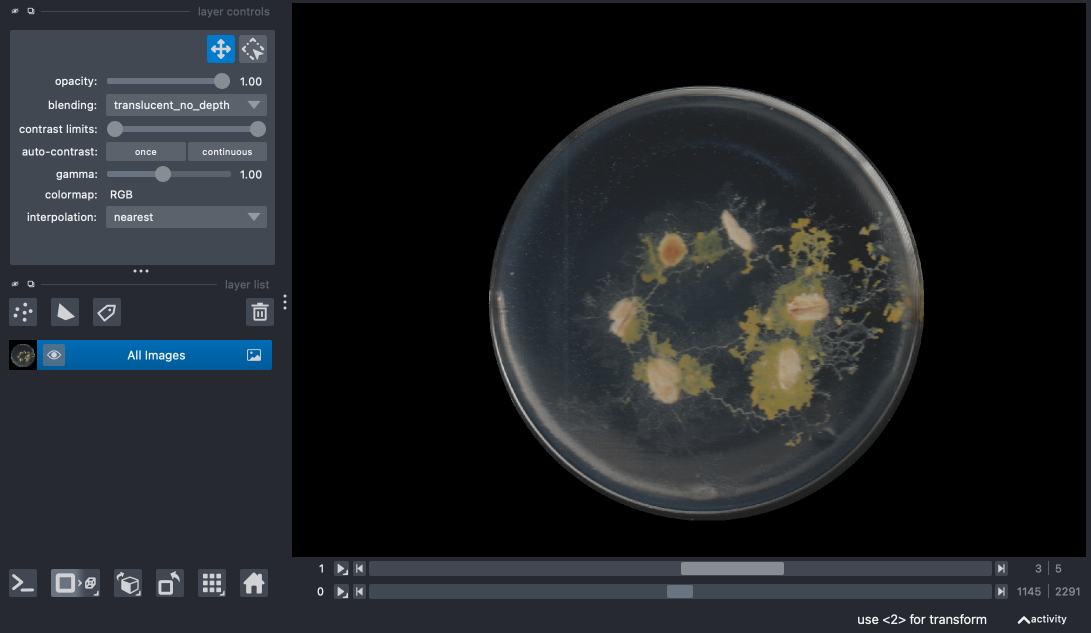
#> input picture laboratory/visualize_dish_detection/cover.png, 2182 x 1266 px (shown at 1/2 size)
$ python -i main.py   (imports and definitions only)
#> lines starting #> are read from the running program, lines starting #| are printed output that depends on the picture; after the words box and inside, x2 and y2 are one past the last pixel; in counts of white or black regions, pixels touching at a corner belong together
# /// script
# title = "Visualize Physarum Petri Dish Detection"
# description = "Demonstration tool for visualizing the glass petri dish detection used in physarum zarr conversion"
# author = "Kyle Harrington <atrium@kyleharrington.com>"
# license = "MIT"
# version = "0.2.0"
# keywords = ["physarum", "image-processing", "circular-detection", "visualization", "glass-dish"]
# classifiers = [
#     "Development Status :: 4 - Beta",
#     "Intended Audience :: Science/Research",
#     "License :: OSI Approved :: MIT License",
#     "Programming Language :: Python :: 3.12",
#     "Topic :: Scientific/Engineering :: Bio-Informatics",
#     "Topic :: Scientific/Engineering :: Image Processing"
# ]
# requires-python = ">=3.11"
# dependencies = [
#     "numpy>=1.24.0",
#     "pillow>=10.0.0",
#     "typer>=0.9.0",
#     "opencv-python>=4.8.0",
#     "scikit-image>=0.21.0",
#     "matplotlib>=3.7.0"
# ]
# ///

import os
import numpy as np
from PIL import Image
import typer
from pathlib import Path
import cv2
from skimage import measure, filters, exposure, morphology, feature
import matplotlib.pyplot as plt
from matplotlib.patches import Circle

# [1 line that did not run here, left out]

# [34 lines left out: functions detect_dish_layout, extract_dish_region, not called in this run]

def detect_glass_dish(image: np.ndarray,
                     margin_factor: float = 0.03,
                     downsample_ratio: float = 0.5) -> tuple:
    """
    Specialized detection for glass petri dishes with clear boundaries

    Args:
        image: Input image (single dish region)
        margin_factor: How much margin to leave from the edges (0-1)
        downsample_ratio: Ratio to downsample image for processing (0-1)

    Returns:
        tuple: (center_x, center_y, radius, mask, method)
    """
#> called with margin_factor = 0.03, downsample_ratio = 0.5
    # Get original image dimensions
    orig_height, orig_width = image.shape[:2]
#> orig_height = 1266; orig_width = 2182

    # Downsample if requested
    if downsample_ratio < 1.0:
        # Calculate new dimensions
        new_width = int(orig_width * downsample_ratio)
#> new_width = 1091
        new_height = int(orig_height * downsample_ratio)
#> new_height = 633

        # Ensure minimum size
        new_width = max(new_width, 100)
        new_height = max(new_height, 100)

        # Resize image
        resized = cv2.resize(image, (new_width, new_height), interpolation=cv2.INTER_AREA)
    else:
        resized = image.copy()
        new_width, new_height = orig_width, orig_height

    # Convert to grayscale if needed
    if len(resized.shape) == 3:
        gray = cv2.cvtColor(resized, cv2.COLOR_RGB2GRAY)
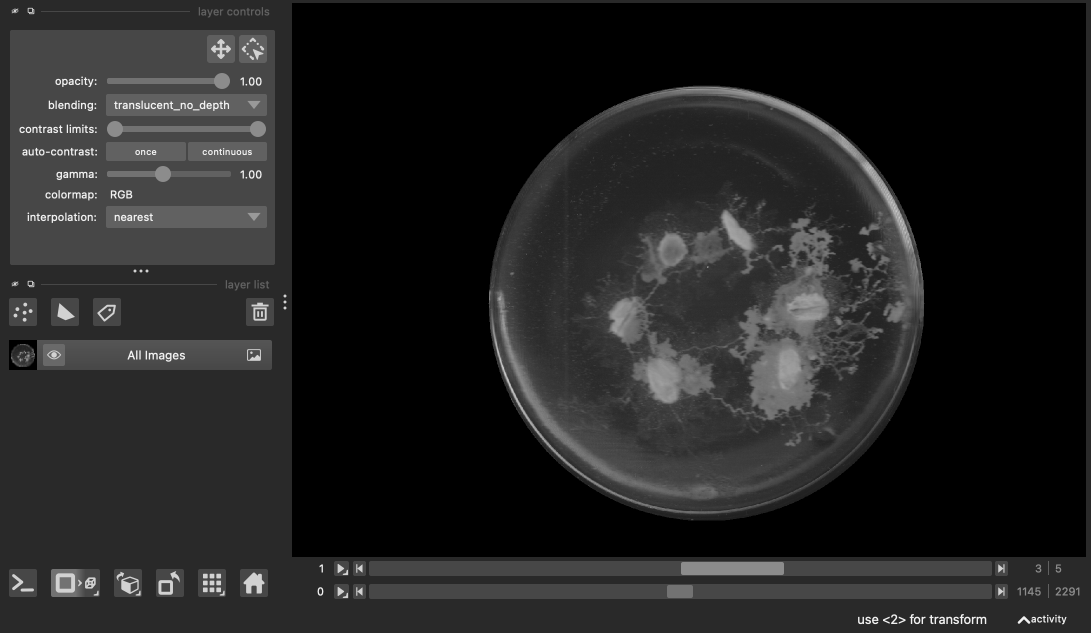
#> gray: shape (633, 1091); min 0, max 241, mean 34.9
    else:
        gray = resized.copy()

    # Apply histogram equalization to enhance contrast
    gray_eq = exposure.equalize_hist(gray)
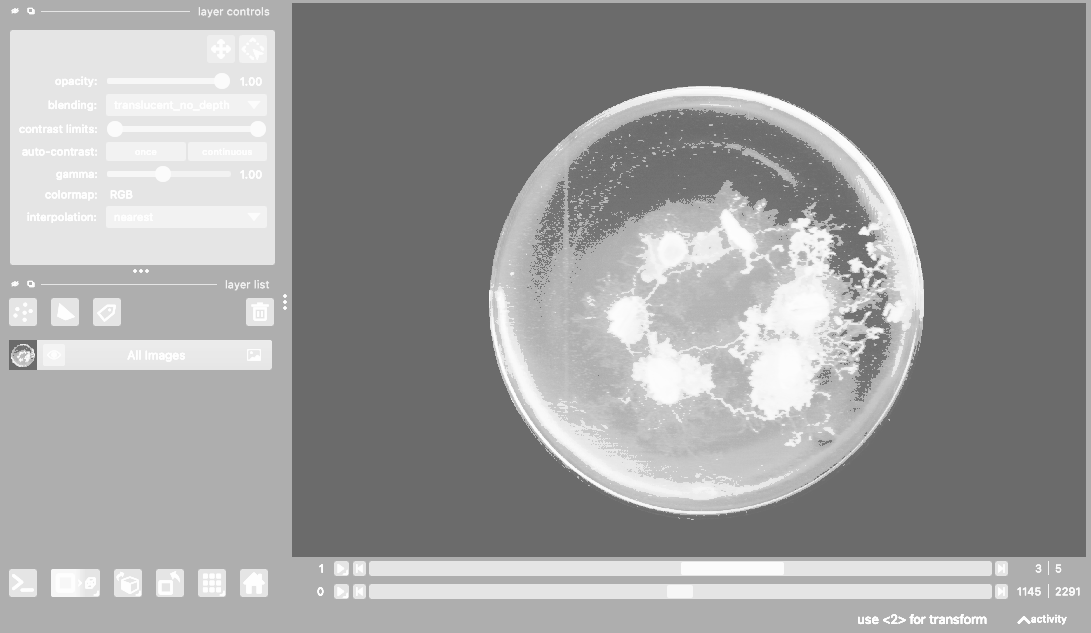
#> gray_eq: shape (633, 1091) float64; min 0.421, max 1, mean 0.619
    gray_eq = (gray_eq * 255).astype(np.uint8)

    # Create edge images using different methods
    edges1 = cv2.Canny(gray_eq, 50, 150)
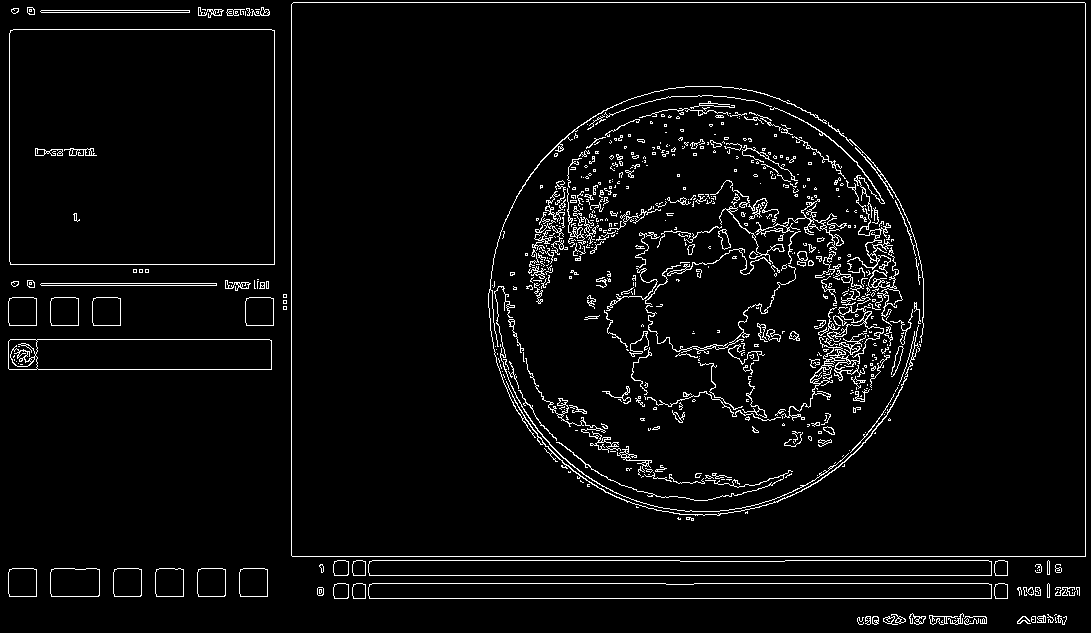
#> edges1: shape (633, 1091); 4.1% white in thin lines or dots
    edges2 = feature.canny(gray, sigma=2)
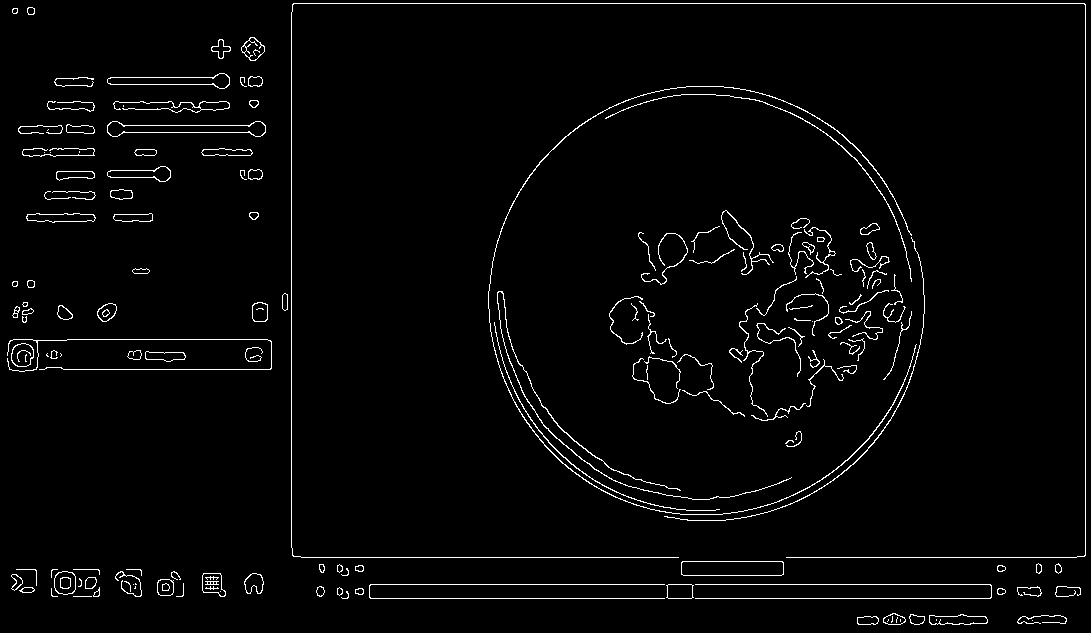
#> edges2: shape (633, 1091) bool; 2.5% white in thin lines or dots

    # Combine edge images
    edges = np.maximum(edges1, edges2.astype(np.uint8) * 255)
#> edges: shape (633, 1091); 5.8% white in thin lines or dots

    # Dilate edges to connect gaps
    kernel = np.ones((3, 3), np.uint8)
    edges = cv2.dilate(edges, kernel, iterations=1)
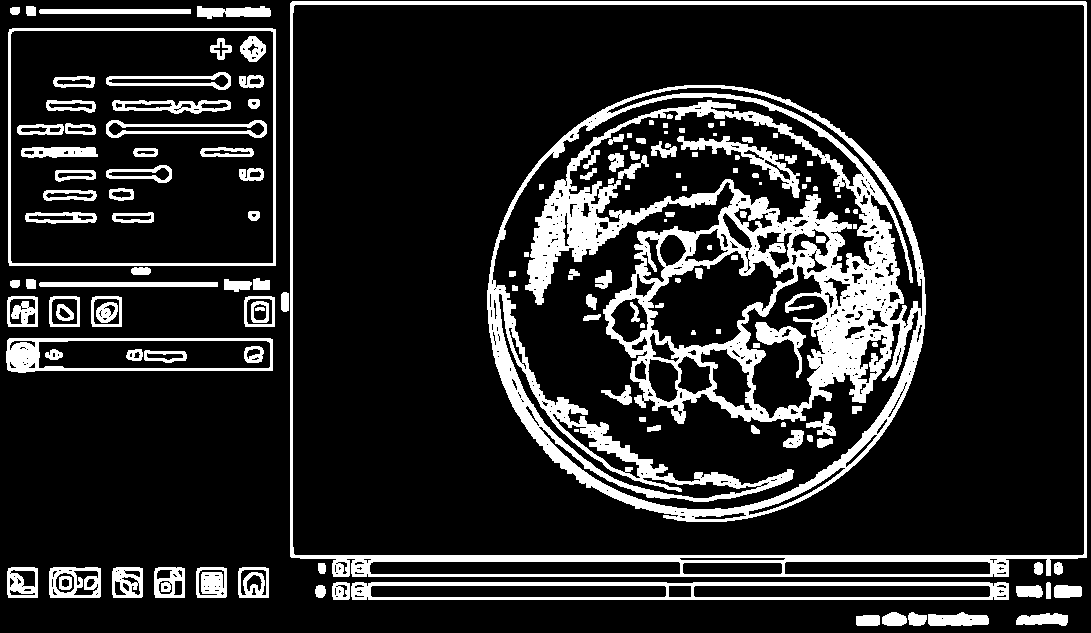
#> edges: shape (633, 1091); 15.6% white; 145 white regions (6 under 20 px), largest, box (x1, y1, x2, y2) and area: (487, 85, 926, 522) 53319, (290, 1, 1087, 577) 14289, (351, 582, 1009, 600) 4976

    # Apply circular Hough transform with parameters tuned for glass petri dishes
    circles = cv2.HoughCircles(
        gray_eq,
        cv2.HOUGH_GRADIENT,
        dp=1,
        minDist=min(new_width, new_height) * 0.8,  # Only detect one circle
        param1=30,  # Lower threshold for edge detection
        param2=30,  # Accumulator threshold (lower = more circles)
        minRadius=int(min(new_height, new_width) * (0.3 + margin_factor)),
        maxRadius=int(min(new_height, new_width) * (0.5 - margin_factor))
    )
#> circles = [[705.5, 298.5, 212.9]]

    # If circles are detected
    if circles is not None:
        # Get the circle with highest detection confidence
        x, y, r = np.round(circles[0, 0]).astype(int)
#> x = 706; y = 298; r = 213

        # Create mask
        mask = np.zeros((new_height, new_width), dtype=np.uint8)
        cv2.circle(mask, (x, y), r, 255, -1)
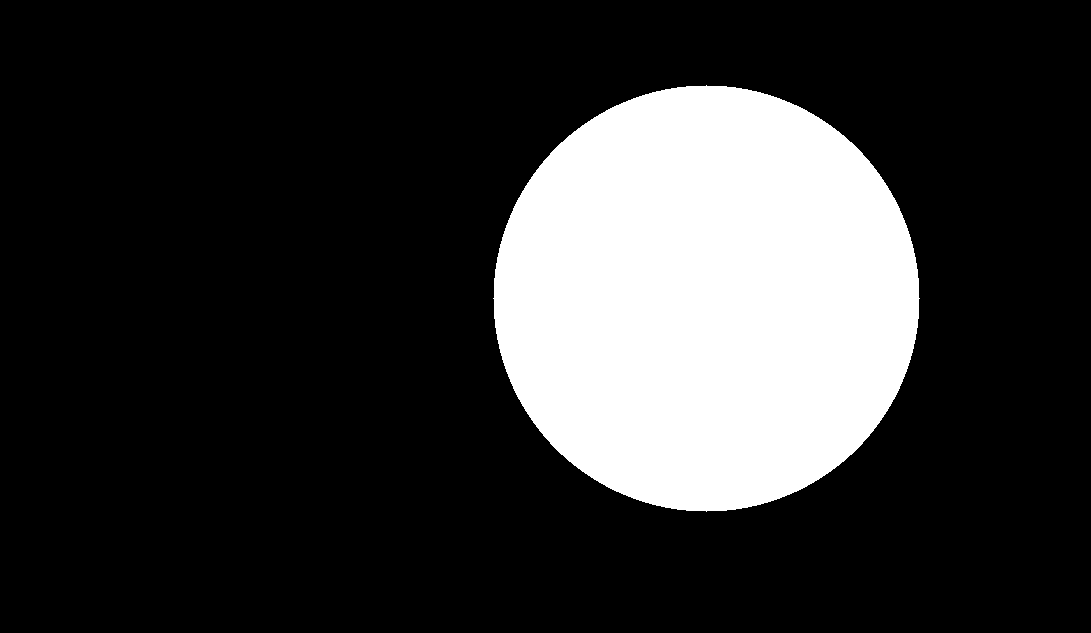
#> mask: shape (633, 1091); 20.6% white; 1 white region, box (x1, y1, x2, y2) and area: (493, 85, 920, 512) 142493

        # If downsampled, scale back the coordinates and mask
        if downsample_ratio < 1.0:
            scale = 1.0 / downsample_ratio
            x_orig = int(x * scale)
#> x_orig = 1412
            y_orig = int(y * scale)
#> y_orig = 596
            r_orig = int(r * scale)
#> r_orig = 426

            # Create full-size mask
            full_mask = np.zeros((orig_height, orig_width), dtype=np.uint8)
            cv2.circle(full_mask, (x_orig, y_orig), r_orig, 255, -1)
#> full_mask: shape (1266, 2182); 20.6% white; 1 white region, box (x1, y1, x2, y2) and area: (986, 170, 1839, 1023) 570085

            return x_orig, y_orig, r_orig, full_mask > 0, "hough"
        else:
            return x, y, r, mask > 0, "hough"

    # If Hough transform fails, try direct edge-based detection
    try:
        # Find contours in edge image
        contours, _ = cv2.findContours(edges, cv2.RETR_EXTERNAL, cv2.CHAIN_APPROX_SIMPLE)

        if contours:
            # Filter contours by area and circularity
            candidates = []
            for contour in contours:
                area = cv2.contourArea(contour)
                if area < 100:  # Skip tiny contours
                    continue

                perimeter = cv2.arcLength(contour, True)
                if perimeter == 0:
                    continue

                circularity = 4 * np.pi * area / (perimeter ** 2)

                # Calculate how central the contour is
                moments = cv2.moments(contour)
                if moments["m00"] > 0:
                    cx = int(moments["m10"] / moments["m00"])
                    cy = int(moments["m01"] / moments["m00"])

                    # Distance from center
                    center_dist = np.sqrt((cx - new_width/2)**2 + (cy - new_height/2)**2)
                    center_dist_ratio = center_dist / (min(new_width, new_height) / 2)

                    candidates.append((contour, circularity, area, center_dist_ratio))

            if candidates:
                # Sort by combination of circularity, area, and centrality
                candidates.sort(key=lambda x: (-x[1] * 0.5 - (x[2] / (new_width * new_height)) * 0.3 - (1 - x[3]) * 0.2))
                best_contour = candidates[0][0]

                # Fit circle to contour
                (x, y), radius = cv2.minEnclosingCircle(best_contour)
                x, y, radius = int(x), int(y), int(radius)

                # Create mask
                mask = np.zeros((new_height, new_width), dtype=np.uint8)
                cv2.circle(mask, (x, y), radius, 255, -1)

                # If downsampled, scale back the coordinates and mask
                if downsample_ratio < 1.0:
                    scale = 1.0 / downsample_ratio
                    x_orig = int(x * scale)
                    y_orig = int(y * scale)
                    r_orig = int(radius * scale)

                    # Create full-size mask
                    full_mask = np.zeros((orig_height, orig_width), dtype=np.uint8)
                    cv2.circle(full_mask, (x_orig, y_orig), r_orig, 255, -1)

                    return x_orig, y_orig, r_orig, full_mask > 0, "contour"
                else:
                    return x, y, radius, mask > 0, "contour"
    except Exception:
        pass

    # Fallback: Use a centered circle with fixed size ratio
    center_x = new_width // 2
    center_y = new_height // 2
    radius = int(min(new_width, new_height) * 0.45)

    mask = np.zeros((new_height, new_width), dtype=np.uint8)
    cv2.circle(mask, (center_x, center_y), radius, 255, -1)

    # If downsampled, scale back the coordinates and mask
    if downsample_ratio < 1.0:
        scale = 1.0 / downsample_ratio
        x_orig = int(center_x * scale)
        y_orig = int(center_y * scale)
        r_orig = int(radius * scale)

        # Create full-size mask
        full_mask = np.zeros((orig_height, orig_width), dtype=np.uint8)
        cv2.circle(full_mask, (x_orig, y_orig), r_orig, 255, -1)

        return x_orig, y_orig, r_orig, full_mask > 0, "fallback"
    else:
        return center_x, center_y, radius, mask > 0, "fallback"

# [463 lines left out: functions enhance_dish_visibility, detect_dishes_first_frame, apply_reference_masks, visualize, compare_methods, test_multiple_frames, not called in this run]

# [2 lines not run here, left out]

>>> import cv2
>>> picture = cv2.cvtColor(cv2.imread('cover.png'), cv2.COLOR_BGR2RGB)
>>> result = detect_glass_dish(picture)
#> result = 5 items
